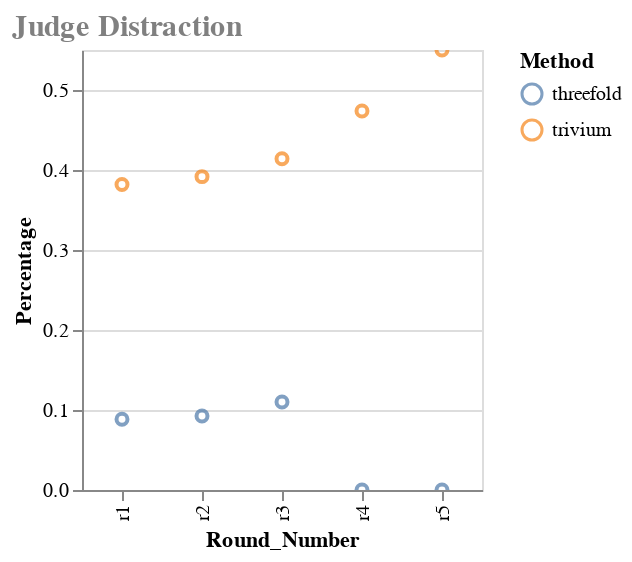

The cell this chart's notebook holds for it:
### Code cell
distraction_altair(distraction_df)

### Figure 1 — Vega-Lite specification as saved in the notebook (floating-point values rounded to 4 significant figures)
{"config": {"view": {"continuousWidth": 400, "continuousHeight": 300}, "title": {"anchor": "start", "color": "gray", "font": "Courier", "fontSize": 15}}, "vconcat": [{"hconcat": [{"mark": "point", "encoding": {"color": {"field": "Method", "type": "nominal"}, "tooltip": [{"field": "Method", "type": "nominal"}, {"field": "Percentage", "type": "quantitative"}], "x": {"field": "Round_Number", "type": "nominal"}, "y": {"field": "Percentage", "type": "quantitative"}}, "height": 220, "selection": {"selector001": {"type": "interval", "bind": "scales", "encodings": ["x", "y"]}}, "title": "Judge Distraction", "width": 200}]}], "data": {"name": "data-5cea37e5019c01bbcebc26975aefe6d0"}, "$schema": "https://vega.github.io/schema/vega-lite/v4.17.0.json", "datasets": {"data-5cea37e5019c01bbcebc26975aefe6d0": [{"Method": "trivium", "Round_Number": "r1", "Percentage": 0.382}, {"Method": "threefold", "Round_Number": "r1", "Percentage": 0.08845}, {"Method": "trivium", "Round_Number": "r2", "Percentage": 0.3917}, {"Method": "threefold", "Round_Number": "r2", "Percentage": 0.09259}, {"Method": "trivium", "Round_Number": "r3", "Percentage": 0.4141}, {"Method": "threefold", "Round_Number": "r3", "Percentage": 0.11}, {"Method": "trivium", "Round_Number": "r4", "Percentage": 0.4737}, {"Method": "threefold", "Round_Number": "r4", "Percentage": 0.0}, {"Method": "trivium", "Round_Number": "r5", "Percentage": 0.55}, {"Method": "threefold", "Round_Number": "r5", "Percentage": 0.0}]}}
